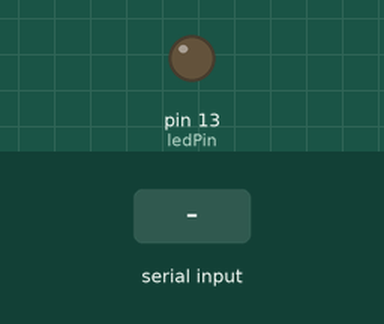
This sketch was run on a simulated Arduino Uno, built with avr-gcc and run on an emulated ATmega328P. Parts: output pins drawn as LEDs (lit = HIGH). Inputs (shaded band) come from the test bench.

Above: at 1.2 s.
1.3 s: "30,150\n" received over Serial
At 2.5 s:
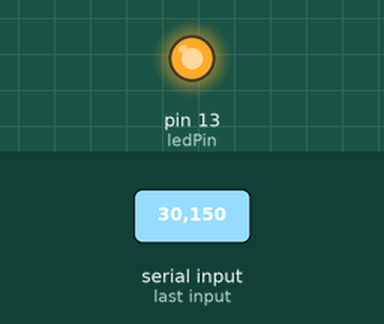
2.8 s: "90,45\n" received over Serial
At 3.6 s:
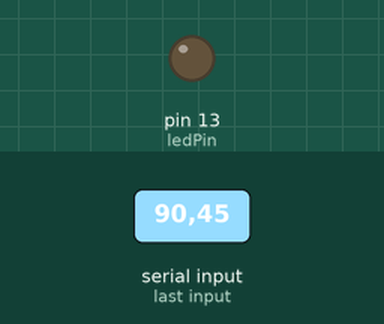
4.3 s: "5\n" received over Serial
At 5.8 s:
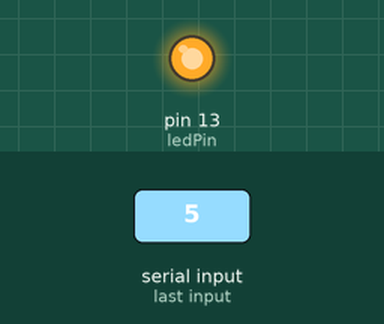
Timing chart, 0 to 7.3 s (numbered marks = the images above; inputs shaded):
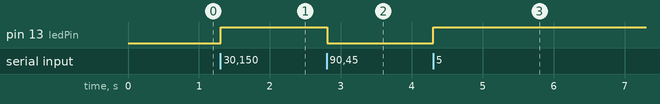

Measured:
- after the input at 1.3 s, pin 13 (ledPin): LOW → HIGH at once
- after the input at 2.8 s, pin 13 (ledPin): HIGH → LOW at once
- after the input at 4.3 s, pin 13 (ledPin): LOW → HIGH at once

The sketch:

light.ino
```cpp
const int ledPin = 13;  // Пин для светодиода (смотрите GPIO вашей платы Arduino)
String message = "";

void setup() {
  Serial.begin(9600);
  pinMode(ledPin, OUTPUT);
}

void loop() {
  if (Serial.available() > 0) {
    message = Serial.readStringUntil('\n');
    int brightness = message.toInt();

    if (brightness < 50) {
      digitalWrite(ledPin, HIGH);
    } else {
      digitalWrite(ledPin, LOW);
    }
  }
}
```
